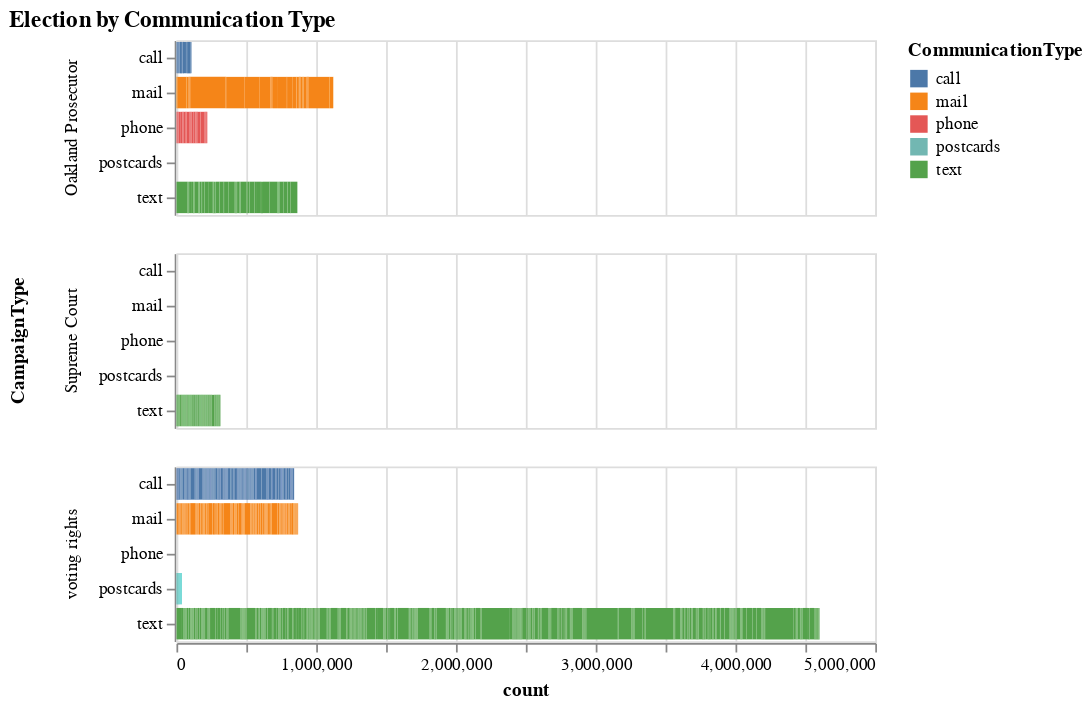

The cell this chart's notebook holds for it:
### Code cell
from Utility import *

from altair import pipe, limit_rows, to_values
t = lambda data: pipe(data, limit_rows(max_rows=40000), to_values)
alt.data_transformers.register('custom', t)
alt.data_transformers.enable('custom')

Outreach = pd.read_csv(WorkingFiles + 'dfoutreachSumm.csv')
Outreach = Outreach.rename(columns={"ElectionType": "CampaignType"})
Outreach['CampaignType'] = Outreach['CampaignType'].replace({'lpv': 'voting rights', 
                                                           'scomi': 'Supreme Court',
                                                           'oakland': 'Oakland Prosecutor', 
                                                           'oakland prosecutor': 'Oakland Prosecutor', 
                                                           'oakland county prosecutor race': 'Oakland Prosecutor'})


Outreach['CountyName'] = Outreach['CountyName'].str.title()
print(Outreach.head())

Outreach.to_csv('mysite/dfoutreachSumm.csv')
BuildChart1(Outreach)[0]

### Figure 1 — Vega-Lite specification as saved in the notebook (floating-point values rounded to 4 significant figures; data arrays with more than 128 entries replaced by an {"elided": "..."} marker saying what was removed)
{"config": {"view": {"continuousWidth": 400, "continuousHeight": 300}}, "data": {"name": "data-1cbafbab6985b567503a6f3fb2a9a285"}, "mark": "bar", "encoding": {"color": {"type": "nominal", "field": "CommunicationType"}, "row": {"type": "nominal", "field": "CampaignType"}, "x": {"type": "quantitative", "field": "count"}, "y": {"type": "nominal", "field": "CommunicationType", "title": null}}, "title": "Election by Communication Type", "$schema": "https://vega.github.io/schema/vega-lite/v4.8.1.json", "datasets": {"data-1cbafbab6985b567503a6f3fb2a9a285": {"elided": "10005 records"}}}
